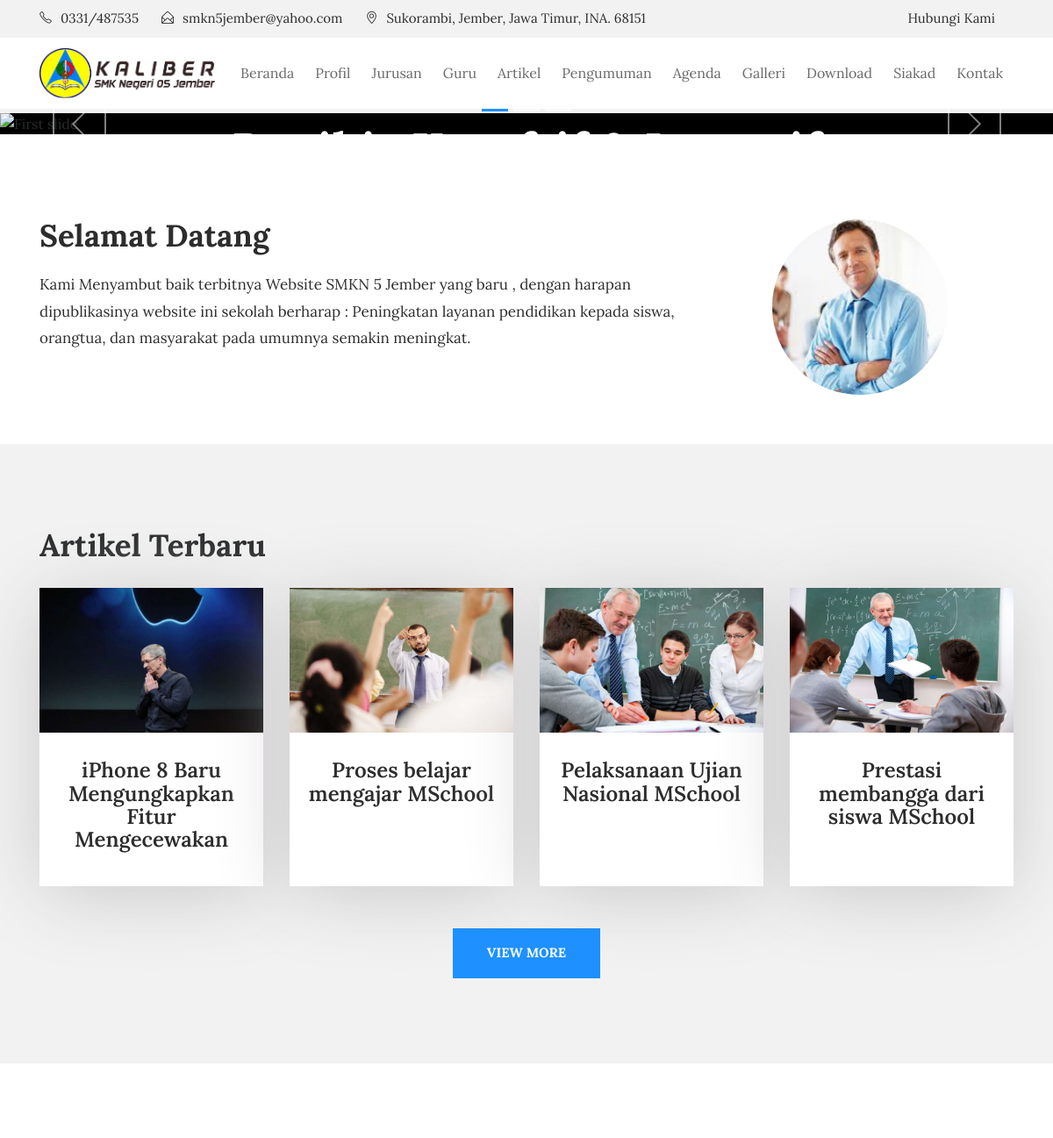
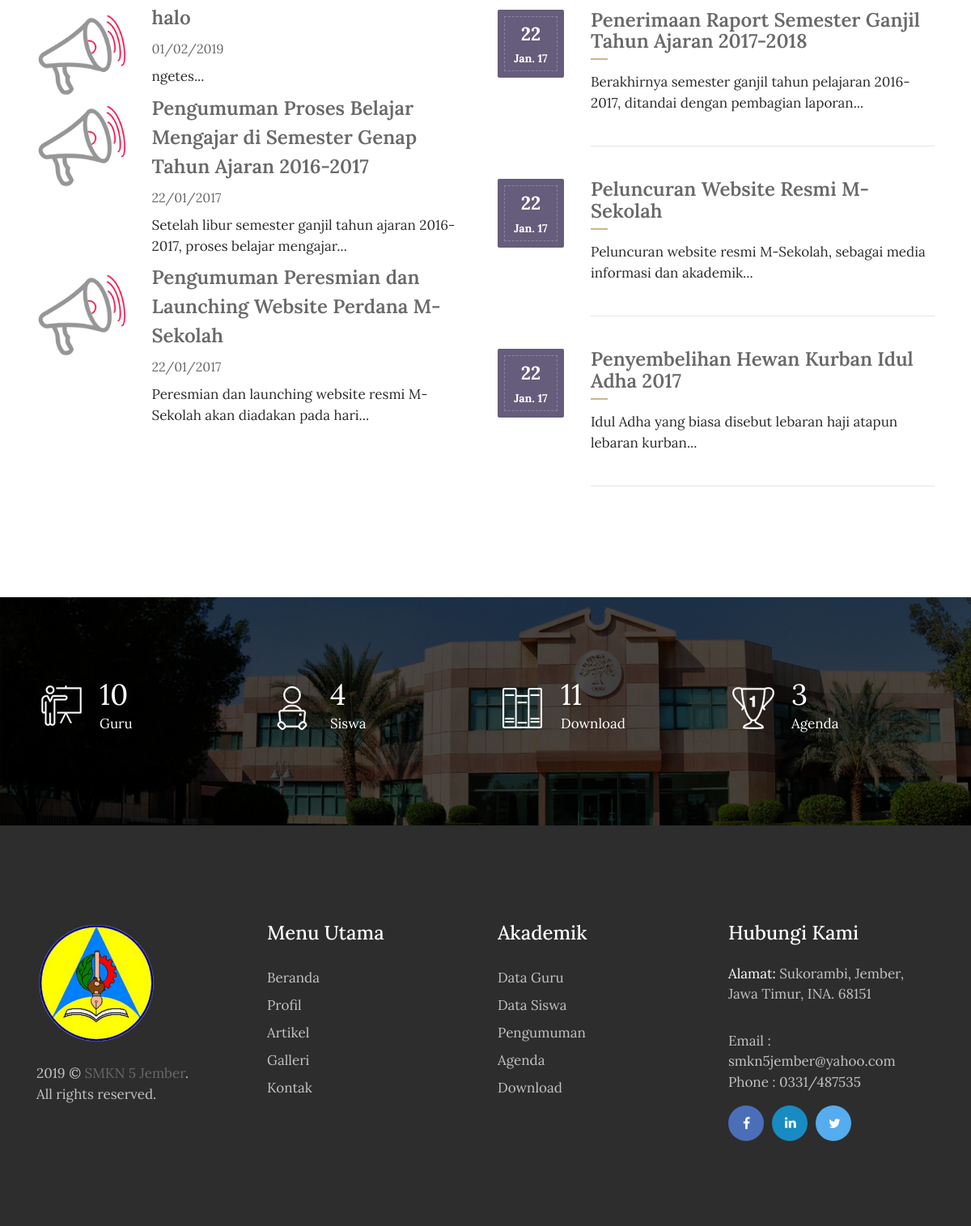
The page / on the database its author committed (2 pictures, top to bottom).
### tables this page shows
CREATE TABLE `tbl_tulisan` (
  `tulisan_id` int(11) NOT NULL,
  `tulisan_judul` varchar(100) DEFAULT NULL,
  `tulisan_isi` text,
  `tulisan_tanggal` timestamp NULL DEFAULT CURRENT_TIMESTAMP,
  `tulisan_kategori_id` int(11) DEFAULT NULL,
  `tulisan_kategori_nama` varchar(30) DEFAULT NULL,
  `tulisan_views` int(11) DEFAULT '0',
  `tulisan_gambar` varchar(40) DEFAULT NULL,
  `tulisan_pengguna_id` int(11) DEFAULT NULL,
  `tulisan_author` varchar(40) DEFAULT NULL,
  `tulisan_img_slider` int(2) NOT NULL DEFAULT '0',
  `tulisan_slug` varchar(200) DEFAULT NULL
);

CREATE TABLE `tbl_pengumuman` (
  `pengumuman_id` int(11) NOT NULL,
  `pengumuman_judul` varchar(150) DEFAULT NULL,
  `pengumuman_deskripsi` text,
  `pengumuman_tanggal` timestamp NULL DEFAULT CURRENT_TIMESTAMP,
  `pengumuman_author` varchar(60) DEFAULT NULL
);

CREATE TABLE `tbl_agenda` (
  `agenda_id` int(11) NOT NULL,
  `agenda_nama` varchar(200) DEFAULT NULL,
  `agenda_tanggal` timestamp NULL DEFAULT CURRENT_TIMESTAMP,
  `agenda_deskripsi` text,
  `agenda_mulai` date DEFAULT NULL,
  `agenda_selesai` date DEFAULT NULL,
  `agenda_tempat` varchar(90) DEFAULT NULL,
  `agenda_waktu` varchar(30) DEFAULT NULL,
  `agenda_keterangan` varchar(200) DEFAULT NULL,
  `agenda_author` varchar(60) DEFAULT NULL
);

### application/views/depan/v_home.php (the view, shortened to what the rows shown need)
<!DOCTYPE html>
<html lang="en">
<head>
    <link rel="stylesheet" href="<?php echo base_url().'theme/css/bootstrap.min.css'?>">
    <link rel="stylesheet" href="<?php echo base_url().'theme/css/font-awesome.min.css'?>">
    <link rel="stylesheet" href="<?php echo base_url().'theme/css/simple-line-icons.css'?>">
    <link rel="stylesheet" href="<?php echo base_url().'theme/css/slick.css'?>">
    <link rel="stylesheet" href="<?php echo base_url().'theme/css/slick-theme.css'?>">
    <link rel="stylesheet" href="<?php echo base_url().'theme/css/owl.carousel.min.css'?>">
    <link href="<?php echo base_url().'theme/css/style.css'?>" rel="stylesheet">
    <?php
        function limit_words($string, $word_limit){
            $words = explode(" ",$string);
            return implode(" ",array_splice($words,0,$word_limit));
        }
    ?>
</head>
<body>
<section>
    <div class="slider_img layout_two">
        <div id="carousel" class="carousel slide" data-ride="carousel">
            <div class="carousel-inner" role="listbox">
                <div class="carousel-item active">
                    <div class="carousel-caption d-md-block">
                        <div class="slider_title">
                            <h1>Bepikir Kreaftif &amp; Inovatif</h1>
                        </div>
                    </div>
                </div>
            </div>
        </div>
    </div>
</section>
<section class="clearfix about about-style2">
    <div class="container">
        <div class="row">
            <div class="col-md-8">
               <h2>Selamat Datang</h2>
            </div>
        </div>
    </div>
</section>
<section class="our_courses">
    <div class="container">
        <div class="row">
            <div class="col-md-12">
                <h2>Artikel Terbaru</h2>
            </div>
        </div>
        <div class="row">
          <?php foreach ($berita->result() as $row) :?>
            <div class="col-xs-12 col-sm-6 col-md-6 col-lg-3">
                <div class="courses_box mb-4">
                    <div class="course-img-wrap">
                        <img src="<?php echo base_url().'assets/images/'.$row->tulisan_gambar;?>" class="img-fluid" alt="courses-img">
                    </div>
                    <a href="<?php echo site_url('artikel/'.$row->tulisan_slug);?>" class="course-box-content">
                        <h3 style="text-align:center;"><?php echo $row->tulisan_judul;?></h3>
                    </a>
                </div>
            </div>
          <?php endforeach;?>
        </div> <br>
    </div>
</section>
<section class="event">
    <div class="container">
        <div class="row">
            <div class="col-lg-6">
                <div class="event-img2">
                <?php foreach ($pengumuman->result() as $row) :?>
                <div class="row">
                    <div class="col-sm-3"> <img src="<?php echo base_url().'theme/images/announcement-icon.png'?>" class="img-fluid" alt="event-img"></div>
                    <div class="col-sm-9"> <h3><a href="<?php echo site_url('pengumuman');?>"><?php echo $row->pengumuman_judul;?></a></h3>
                      <span><?php echo $row->tanggal;?></span>
                      <p><?php echo limit_words($row->pengumuman_deskripsi,10).'...';?></p>
                    </div>
                </div>
                <?php endforeach;?>
                </div>
            </div>
            <div class="col-lg-6">
                <div class="row">
                    <div class="col-md-12">
                      <?php foreach ($agenda->result() as $row):?>
                        <div class="event_date">
                            <div class="event-date-wrap">
                                <p><?php echo date("d", strtotime($row->agenda_tanggal));?></p>
                                <span><?php echo date("M. y", strtotime($row->agenda_tanggal));?></span>
                            </div>
                        </div>
                        <div class="date-description">
                            <h3><a href="<?php echo site_url('agenda');?>"><?php echo $row->agenda_nama;?></a></h3>
                            <p><?php echo limit_words($row->agenda_deskripsi,10).'...';?></p>
                            <hr class="event_line">
                        </div>
                        <?php endforeach;?>
                    </div>
                </div>
            </div>
        </div>
    </div>
</section>
    </body>
    </html>

### rows shown on the page
tbl_tulisan: tulisan_gambar (picture), tulisan_judul "iPhone 8 Baru Mengungkapkan Fitur Mengecewakan"
tbl_tulisan: tulisan_gambar (picture), tulisan_judul "Proses belajar mengajar MSchool"
tbl_tulisan: tulisan_gambar (picture), tulisan_judul "Pelaksanaan Ujian Nasional MSchool"
tbl_tulisan: tulisan_gambar (picture), tulisan_judul "Prestasi membangga dari siswa MSchool"
tbl_pengumuman: pengumuman_judul "halo", tanggal "01/02/2019", pengumuman_deskripsi "ngetes"
tbl_pengumuman: pengumuman_judul "Pengumuman Proses Belajar Mengajar di Semester Genap Tahun Ajaran 2016-2017", tanggal "22/01/2017", pengumuman_deskripsi "Setelah libur semester ganjil tahun ajaran 2016-2017, proses belajar mengajar"
tbl_pengumuman: pengumuman_judul "Pengumuman Peresmian dan Launching Website Perdana M-Sekolah", tanggal "22/01/2017", pengumuman_deskripsi "Peresmian dan launching website resmi M-Sekolah akan diadakan pada hari"
tbl_agenda: agenda_tanggal "22", agenda_tanggal "Jan. 17", agenda_nama "Penerimaan Raport Semester Ganjil Tahun Ajaran 2017-2018", agenda_deskripsi "Berakhirnya semester ganjil tahun pelajaran 2016-2017, ditandai dengan pembagian laporan"
tbl_agenda: agenda_tanggal "22", agenda_tanggal "Jan. 17", agenda_nama "Peluncuran Website Resmi M-Sekolah", agenda_deskripsi "Peluncuran website resmi M-Sekolah, sebagai media informasi dan akademik"
tbl_agenda: agenda_tanggal "22", agenda_tanggal "Jan. 17", agenda_nama "Penyembelihan Hewan Kurban Idul Adha 2017", agenda_deskripsi "Idul Adha yang biasa disebut lebaran haji atapun lebaran kurban"

### other values the page prints
$tot_guru "10"
$tot_siswa "4"
$tot_files "11"
$tot_agenda "3"
